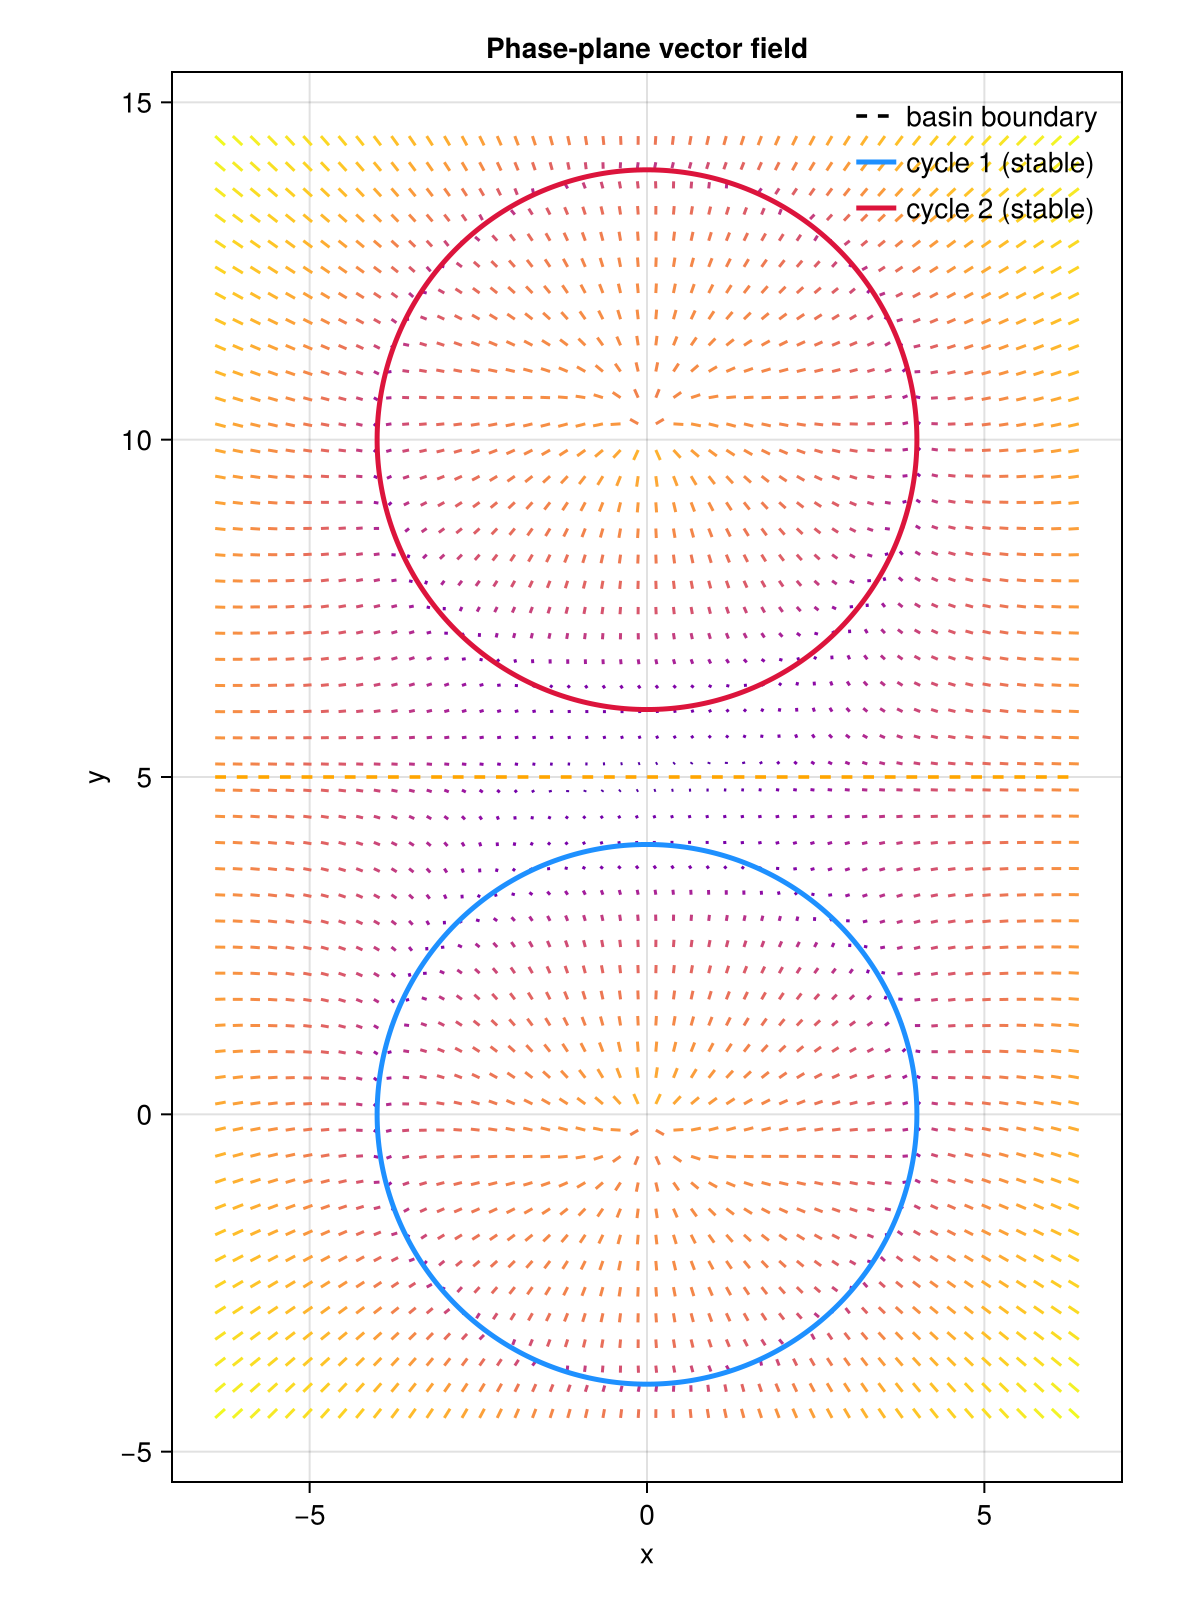

This figure's Julia source:
# vector_field.jl — phase-plane vector field visualisation
# Run with: julia --project vector_field.jl

using Pkg; Pkg.activate(@__DIR__)
using DualLimitCycle
using CairoMakie

p = SDEParams(
    cx1=0.0, cy1=0.0, R1=4.0,
    cx2=0.0, cy2=10.0, R2=4.0,
    barrier=1.0, ω1=1.0, ω2=1.0, σ=0.0,
)

# ── Grid ───────────────────────────────────────────────────────────────────────
# Extent: largest circle centre + radius, with margin
lim_x = max(abs(p.cx1) + p.R1, abs(p.cx2) + p.R2) * 1.6
lim_y_lo = min(p.cy1 - p.R1, p.cy2 - p.R2) - 0.5
lim_y_hi = max(p.cy1 + p.R1, p.cy2 + p.R2) + 0.5

n  = 50
xs = range(-lim_x, lim_x;   length=n)
ys = range(lim_y_lo, lim_y_hi; length=n)

# ── Evaluate drift on grid ─────────────────────────────────────────────────────
du   = zeros(2)
segs = Point2f[]
mags = Float64[]
dirs = Tuple{Float64,Float64}[]

for x in xs, y in ys
    drift!(du, [x, y], p, 0.0)
    mag = sqrt(du[1]^2 + du[2]^2)
    mag < 1e-10 && continue
    push!(mags, mag)
    push!(dirs, (du[1]/mag, du[2]/mag))
    push!(segs, Point2f(x, y))
    push!(segs, Point2f(x, y))   # endpoint filled below
end

# Log-scale arrow lengths to compress the wide dynamic range
cell_x    = (last(xs) - first(xs)) / (n - 1)
cell_y    = (last(ys) - first(ys)) / (n - 1)
cellsize  = min(cell_x, cell_y)
log_mags  = log1p.(mags)
max_log   = maximum(log_mags)
arrowscale = cellsize * 0.75 / max_log

for k in eachindex(mags)
    s        = segs[2k - 1]
    len      = log_mags[k] * arrowscale
    d        = dirs[k]
    segs[2k] = Point2f(s[1] + d[1]*len, s[2] + d[2]*len)
end

seg_colors = vec([c for c in log_mags/max_log for _ in 1:2])

# ── Basin boundary contour (|d1| = |d2|, i.e. d1²-d2² = 0) ───────────────────
# Z[i,j] must correspond to (xf[i], yf[j]) for Makie's contour!
nfine = 300
xf = range(-lim_x, lim_x;     length=nfine)
yf = range(lim_y_lo, lim_y_hi; length=nfine)
Z  = [ let ρ1 = sqrt((x - p.cx1)^2 + (y - p.cy1)^2),
           ρ2 = sqrt((x - p.cx2)^2 + (y - p.cy2)^2)
           (ρ1 - p.R1)^2 - (ρ2 - p.R2)^2
       end
       for x in xf, y in yf ]   # (nfine × nfine): Z[i,j] = value at (xf[i], yf[j])

# ── Figure ─────────────────────────────────────────────────────────────────────
θ = range(0, 2π; length=400)

fig = Figure(size=(600, 800))
ax  = Axis(fig[1, 1];
    xlabel="x", ylabel="y",
    title="Phase-plane vector field",
    aspect=DataAspect())

linesegments!(ax, segs;
    color=seg_colors, colormap=:plasma, colorrange=(0,1), linewidth=1.5)

contour!(ax, xf, yf, Z;
    levels=[0.0], color=:orange, linestyle=:dash, linewidth=1.8,
    label="basin boundary")

lines!(ax, p.cx1 .+ p.R1 .* cos.(θ), p.cy1 .+ p.R1 .* sin.(θ);
    color=:dodgerblue, linewidth=2.5, label="cycle 1 (stable)")
lines!(ax, p.cx2 .+ p.R2 .* cos.(θ), p.cy2 .+ p.R2 .* sin.(θ);
    color=:crimson, linewidth=2.5, label="cycle 2 (stable)")

axislegend(ax; position=:rt, framevisible=false)

outpath = joinpath(@__DIR__, "vector_field.png")
save(outpath, fig)
println("Saved → ", outpath)
